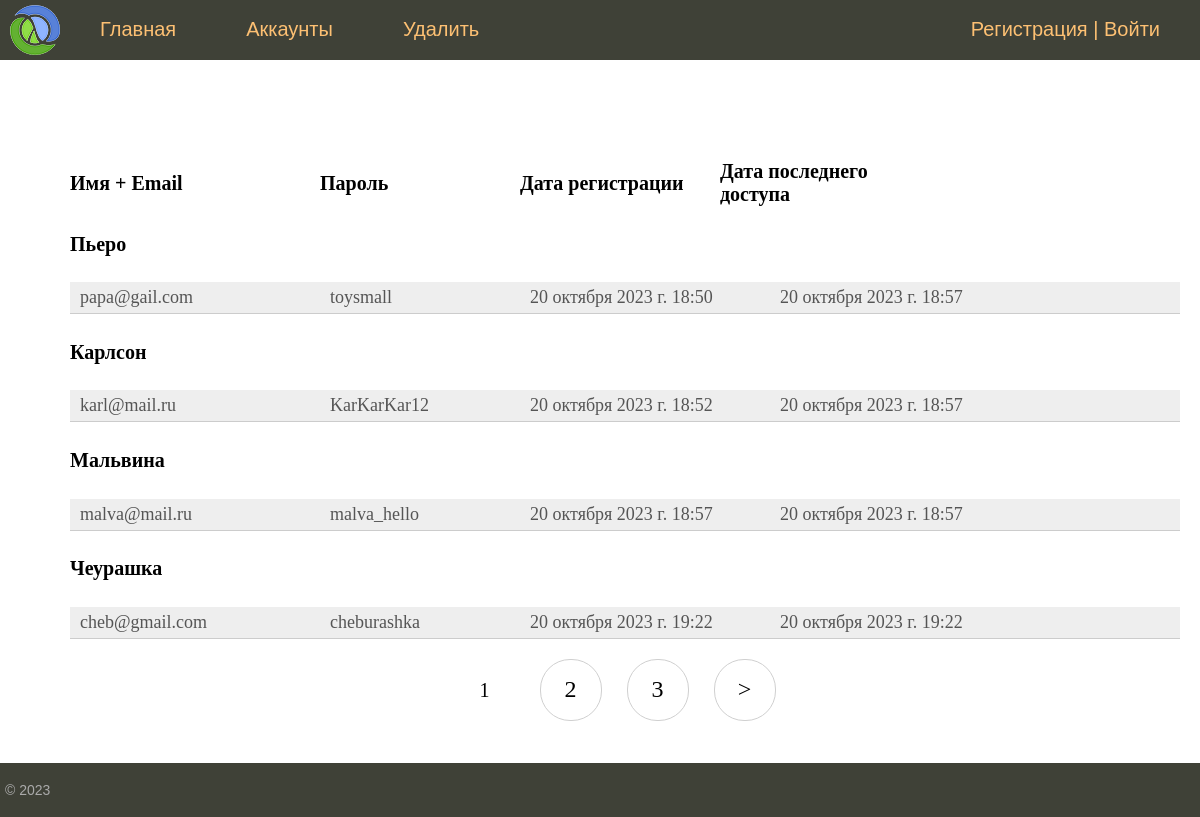
Screenshot of /view/ with the database file from the repository.
### accounts/models.py (models this page shows, shortened)
class Account(models.Model):
    fullname = models.CharField(max_length=100, verbose_name='Полное имя')
    email = models.EmailField(verbose_name='Почта')
    password = models.CharField(max_length=30, verbose_name='Пароль')
    created_time = models.DateTimeField(auto_now_add=True, verbose_name='Дата создания')
    updated_time = models.DateTimeField(auto_now=True, verbose_name='Дата последнего доступа')
    USERNAME_FIELD = 'email'
    last_login = 'email'
    class Meta:
        verbose_name = 'Аккаунты пользователей'
        verbose_name_plural = 'Аккаунты пользователей'
        ordering = ['created_time', 'email']

### accounts/views.py (the view)
# urls.py: path('view/', RegistrationView.as_view(), name='view'),
class RegistrationView(DataMixin, ListView):
    model = Account
    template_name = 'accounts/view.html'
    context_object_name = 'users'
    def get_context_data(self, *, object_list=None, **kwargs):
        context = super().get_context_data(**kwargs)
        c_def = self.get_user_context(title='Просмотр')
        return dict(list(context.items()) + list(c_def.items()) )
    def get_queryset(self):
        return Account.objects.filter()

### accounts/utils.py (called while the page is built)
    def get_user_context(self, **kwargs):
        context = kwargs
        user_menu = menu.copy()
        context['menu'] = user_menu
        return context

### accounts/templates/accounts/view.html
{% extends 'accounts/base.html' %}
{% block content %}
<table border=0 cellpadding="0" cellspacing="0">
    <tr class="bold"  style="font-size:20px;">
        <td width="250">Имя + Email</td>
        <td width="200">Пароль</td>
        <td width="200">Дата регистрации</td>
        <td width="200">Дата последнего доступа</td>
    </tr>
</table>
<ul class="list-articles">
    {% for d in users %}
        <li>
            <h4>{{d.fullname}}</h4>
            <div class="article-panel">
            <p class="first" style=" width: 250px; font-size:18px;">{{d.email}}</p>
            <p class="first" style=" width: 200px; font-size:18px;">{{d.password}}</p>
            <p class="first" style=" width: 250px; font-size:18px;">{{d.created_time}}</p>
            <p class="first" style=" width: 250px; font-size:18px;">{{d.updated_time}}</p>
                </div>
        </li>
    {% endfor %}
</ul>
{% endblock %}

### accounts/templates/accounts/base.html (shortened to what this page needs)
{% load static %}
{% load accounts_tags %}
<!DOCTYPE html>
<html lang="en">
<head>
    <link type="text/css" href="{% static 'accounts/css/styles.css' %}" rel="stylesheet" />
</head>
<body>
<table class="table-page" border=0 cellpadding="0" cellspacing="0">
<tr><td valign=top>
{% block mainmenu %}
		<div class="header">
			<ul id="mainmenu" class="mainmenu">
			<li class="logo"><a href="#"><div class="logo"></div></a></li>
{% for m in menu %}
			<li><a href="{% url m.url_name %}">{{m.title}}</a></li>
{% endfor %}
				{% if request.user.is_authenticated %}
	<li class="last">{{user.fullname}} | <a href="{% url 'logout' %}">Выйти</a></li>
				{% else %}
	<li class="last"><a href="{% url 'registration' %}">Регистрация</a> | <a href="{% url 'login' %}">Войти</a></li>
				{% endif %}
			</ul>
		</div>
{% endblock mainmenu %}
<table class="table-content" border=0 cellpadding="0" cellspacing="0">
<tr>
	<td valign="top" class="content">
		<div class="content-text">
		{% block content %}
		{% endblock %}
		{% if page_obj.has_other_pages %}
			<nav class="list-pages">
				<ul>
			{% for p in paginator.page_range %}
			{% if page_obj.number == p %}
			<li class="page-num page-num-selected">{{ p }}</li>
			{% elif p >= page_obj.number|add:-2 and p <= page_obj.number|add:2  %}
			<li class="page-num">
				<a href="?page={{ p }}">{{ p }}</a>
			</li>
			{% endif %}
			{% endfor %}
			{% if page_obj.has_next %}
				<li class="page-num">
					<a href="?page={{ page_obj.next_page_number }}">&gt;</a>
				</li>
			{% endif %}
    			</ul>
			</nav>
		{% endif %}
		</div>
</td></tr></table>
</td></tr>
<tr><td valign=top>
	<div id="footer">
		<p>&copy; 2023</p>
	</div>
</td></tr></table>
</body>
</html>

### accounts/static/accounts/css/styles.css (style rules this page uses)
html, body { font-family: 'Arial'; margin: 0; padding: 0; height: 100%; width: 100%; color: #444; }
a { color: #0059b2; text-decoration: none; }
div.article-panel { background: #eee; padding: 5px 10px 5px 10px; box-sizing border-box; overflow: hidden; color: #555; }
div.article-panel p.first { margin: 0; float: left; font-size:8px; }
ul.list-articles { list-style: none; margin: 0; padding: 0; }
ul.list-articles li { border-bottom: 1px solid #ccc; }
.table-page { width: 100%; height: 100%; vertical-align: top; }
.bold { font-weight: bold; }
.table-page tr { height: 100%; }
.header { background: #3F4137; height: 60px; }
.logo { background: url('../images/logo.png') no-repeat 10px 5px; width: 70px; height: 60px; }
ul.mainmenu { list-style: none; margin: 0; padding: 0; height: 60px; color: #fdc073; font-size: 20px; overflow: hidden; }
ul.mainmenu li { float: left; margin: 18px 40px 0 30px; }
ul.mainmenu li.logo { margin: 0; }
ul.mainmenu li.last { float: right; }
ul.mainmenu li a { color: #fdc073; text-decoration: none; }
.table-content { width: 100%; min-height: 100%; height: 100%; }
.content { padding: 40px 20px 20px 40px; width: 100%; box-sizing: border-box; }
.content-text { margin: 60px 0 0 30px; color: #000; font-size: 20px; font-family: Yandex Sans Display Light; }
#footer { box-sizing: border-box; background: #3F4137; padding: 5px; color: #aaa; font-size: 14px; font-family: Verdana, Geneva, Arial, Helvetica; text-align: left; overflow: hidden; }
.list-pages { text-align: center; margin: 0 0 20px 0; }
.list-pages ul { margin: 20px 0 0 0; padding: 0; list-style: none; }
.list-pages ul li { display: inline-block; margin: 0 20px 0 0; }
.list-pages a { color: #000; font-size: 24px; text-decoration: none; }
.list-pages .page-num, .page-num-selected { display: inline-block; width: 60px; height: 44px; padding: 16px 0 0 0; border: 1px solid #d0d0d0; border-radius: 30px; }
.list-pages .page-num-selected { border: none; color: #000; font-size: 20px; }

### rows the page displays
Account: fullname "Пьеро", email "papa@gail.com", password "toysmall", created_time "20 октября 2023 г. 18:50", updated_time "20 октября 2023 г. 18:57"
Account: fullname "Карлсон", email "karl@mail.ru", password "KarKarKar12", created_time "20 октября 2023 г. 18:52", updated_time "20 октября 2023 г. 18:57"
Account: fullname "Мальвина", email "malva@mail.ru", password "malva_hello", created_time "20 октября 2023 г. 18:57", updated_time "20 октября 2023 г. 18:57"
Account: fullname "Чеурашка", email "cheb@gmail.com", password "cheburashka", created_time "20 октября 2023 г. 19:22", updated_time "20 октября 2023 г. 19:22"

### other values shown
{{ m.title }} "Главная" "Аккаунты" "Удалить"
{{ p }} "1"
{{ p }} "2" "3"
